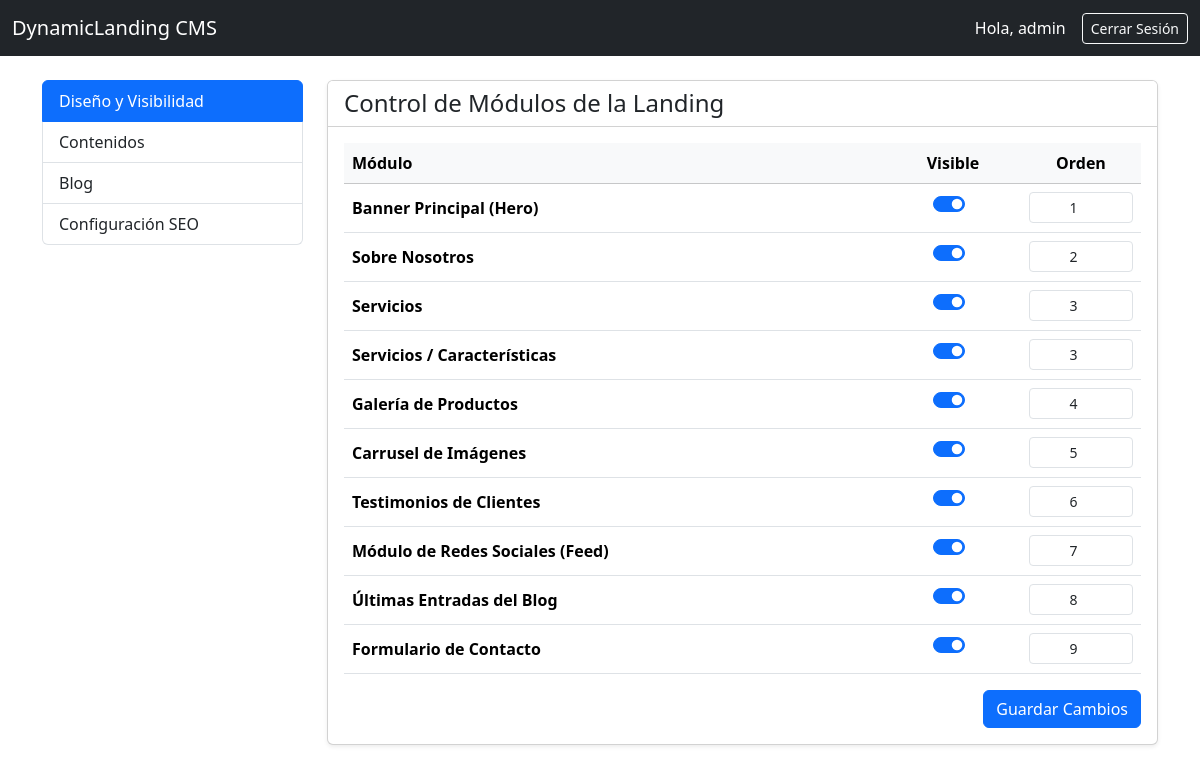
The page /admin/ (signed in) on the database as committed earlier.
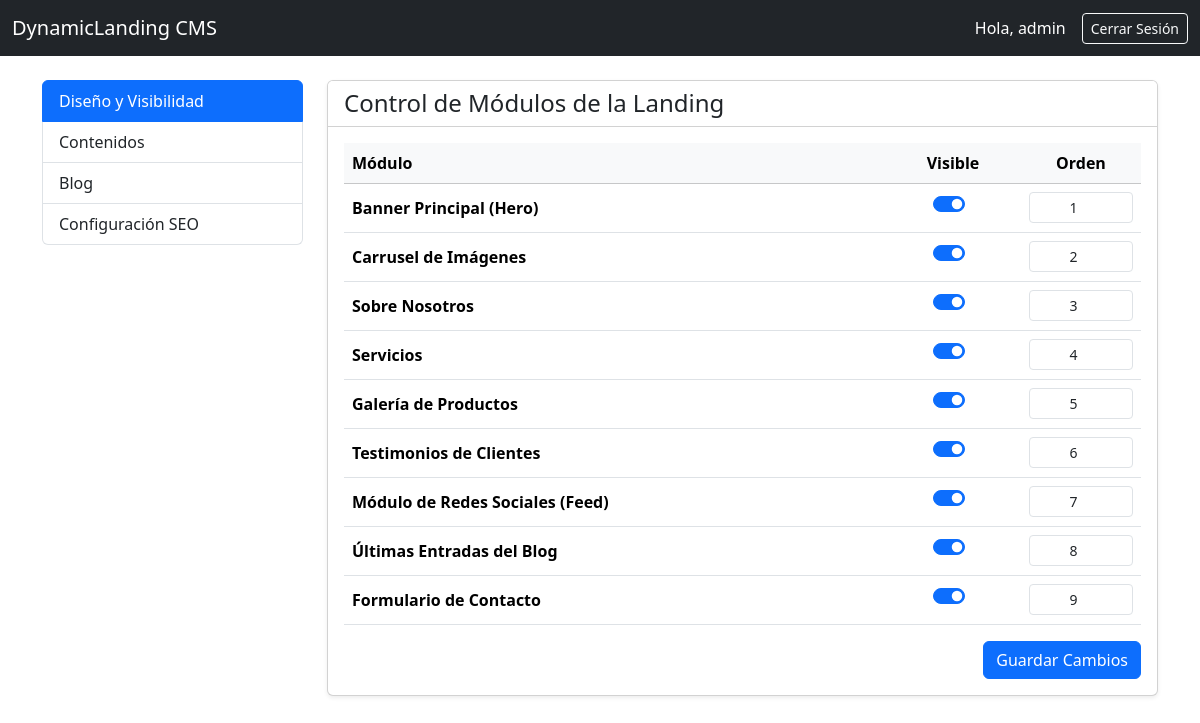
The same page on the database as committed later.
### tables this page shows
CREATE TABLE admin (id INTEGER PRIMARY KEY AUTOINCREMENT, username TEXT UNIQUE NOT NULL, password_hash TEXT NOT NULL);

CREATE TABLE modulos (id TEXT PRIMARY KEY, nombre_legible TEXT NOT NULL, activo INTEGER NOT NULL DEFAULT 1, orden INTEGER NOT NULL);

### app.py (the view, shortened to what this page needs)
@app.route('/admin/', methods=['GET', 'POST'])
@login_required
def dashboard():
    conn = get_db_connection()
    modulos = conn.execute('SELECT * FROM modulos ORDER BY orden ASC').fetchall()
    conn.close()
    return render_template('admin/dashboard.html', modulos=modulos)

### app.py (called while the page is built)
def get_db_connection():
    conn = sqlite3.connect('database.db')
    conn.row_factory = sqlite3.Row
    return conn

@login_manager.user_loader
def load_user(user_id):
    conn = get_db_connection()
    user_row = conn.execute('SELECT * FROM admin WHERE id = ?', (user_id,)).fetchone()
    conn.close()
    if user_row:
        return User(user_row['id'], user_row['username'])
    return None

### templates/admin/dashboard.html (shortened to what this page needs)
<!DOCTYPE html>
<html lang="es">
<head>
    <link href="https://cdn.jsdelivr.net/npm/bootstrap@5.3.2/dist/css/bootstrap.min.css" rel="stylesheet">
</head>
<body>
    <nav class="navbar navbar-dark bg-dark">
        <div class="container-fluid">
            <a class="navbar-brand" href="#">DynamicLanding CMS</a>
            <div class="d-flex text-white align-items-center">
                <span class="me-3">Hola, {{ current_user.username }}</span>
                <a href="{{ url_for('logout') }}" class="btn btn-outline-light btn-sm">Cerrar Sesión</a>
            </div>
        </div>
    </nav>
    <div class="container mt-4">
        <div class="row">
            <div class="col-md-3">
                <div class="list-group">
                    <a href="#" class="list-group-item list-group-item-action active">Diseño y Visibilidad</a>
                    <a href="#" class="list-group-item list-group-item-action">Contenidos</a>
                    <a href="#" class="list-group-item list-group-item-action">Blog</a>
                    <a href="#" class="list-group-item list-group-item-action">Configuración SEO</a>
                </div>
            </div>
            <div class="col-md-9">
                <div class="card shadow-sm">
                    <div class="card-header bg-white">
                        <h4 class="mb-0">Control de Módulos de la Landing</h4>
                    </div>
                    <div class="card-body">
                        <form method="POST">
                            <table class="table table-hover align-middle">
                                <thead class="table-light">
                                    <tr>
                                        <th>Módulo</th>
                                        <th class="text-center">Visible</th>
                                        <th class="text-center" style="width: 120px;">Orden</th>
                                    </tr>
                                </thead>
                                <tbody>
                                    {% for mod in modulos %}
                                    <tr>
                                        <td><strong>{{ mod.nombre_legible }}</strong></td>
                                        <td class="text-center">
                                            <div class="form-check form-switch d-inline-block">
                                                <input class="form-check-input" type="checkbox" name="activo_{{ mod.id }}" {% if mod.activo == 1 %}checked{% endif %}>
                                            </div>
                                        </td>
                                        <td class="text-center">
                                            <input type="number" name="orden_{{ mod.id }}" class="form-control form-control-sm text-center" value="{{ mod.orden }}" min="1">
                                        </td>
                                    </tr>
                                    {% endfor %}
                                </tbody>
                            </table>
                            <div class="text-end mt-3">
                                <button type="submit" class="btn btn-primary">Guardar Cambios</button>
                            </div>
                        </form>
                    </div>
                </div>
            </div>
        </div>
    </div>
</body>
</html>

Rows that differ between the two databases and show on the page:
removed modulos: nombre_legible "Servicios / Características", activo "☑", orden "3"
changed modulos "Carrusel de Imágenes": orden "5" → "2"; moves up the list
changed modulos "Sobre Nosotros": orden "2" → "3"
changed modulos "Servicios": orden "3" → "4"
changed modulos "Galería de Productos": orden "4" → "5"
